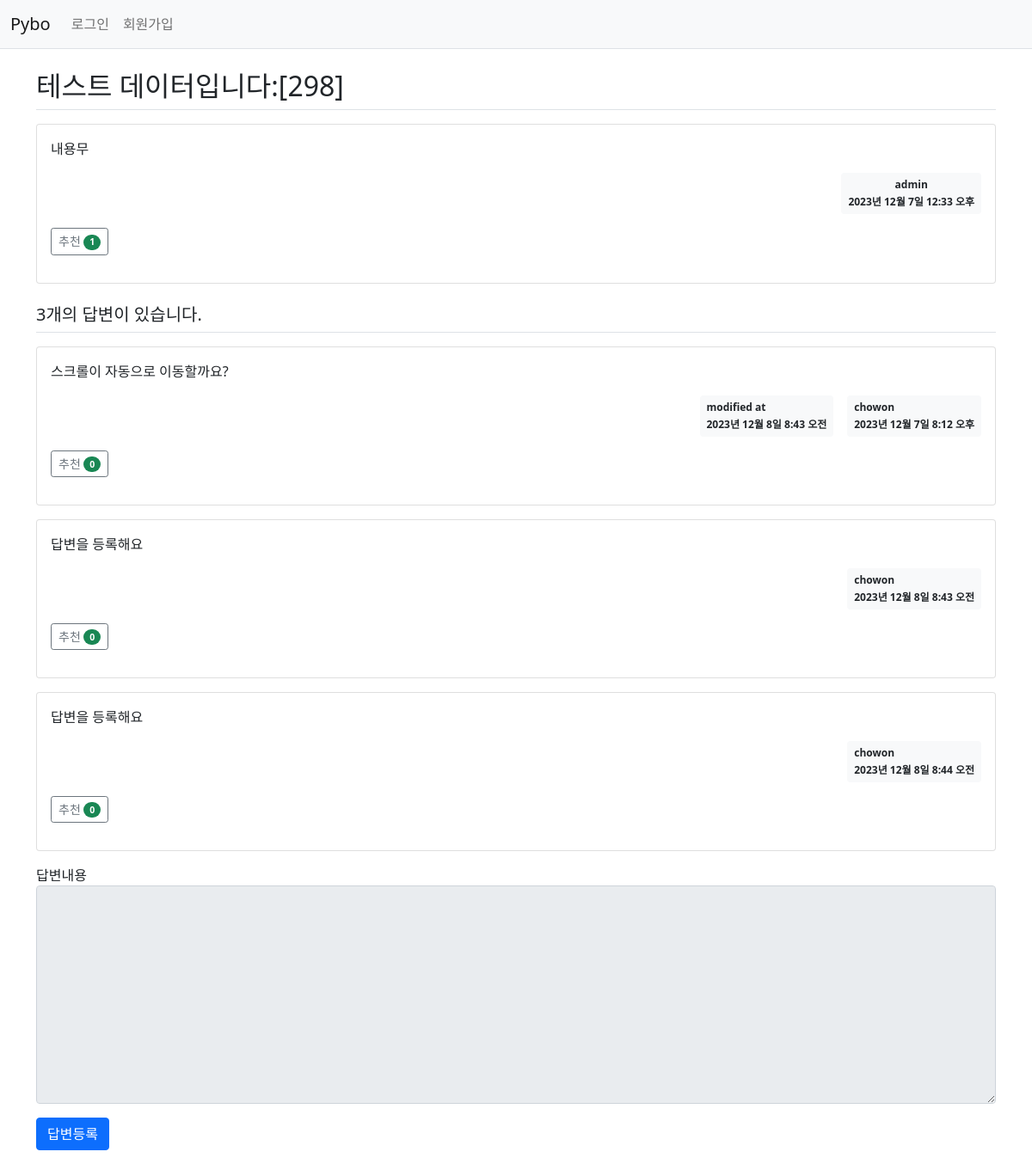
The page /pybo/303/ on the database its author committed.
### pybo/models.py (models this page shows, shortened)
class Question(models.Model):
    author = models.ForeignKey(User, on_delete=models.CASCADE, related_name='author_question')
    subject = models.CharField(max_length=200)
    content = models.TextField()
    create_date = models.DateTimeField()
    modify_date = models.DateTimeField(null=True, blank=True)
    voter = models.ManyToManyField(User, related_name='voter_question') # 추천인 추가

class Answer(models.Model):
    author = models.ForeignKey(User, on_delete=models.CASCADE, related_name='author_answer')
    question = models.ForeignKey(Question, on_delete = models.CASCADE)
    content = models.TextField()
    create_date = models.DateTimeField()
    modify_date = models.DateTimeField(null=True, blank=True)
    voter = models.ManyToManyField(User, related_name='voter_answer')

### pybo/views/base_views.py (the view)
def detail(request, question_id):
    question = get_object_or_404(Question, pk=question_id)
    context = {'question' : question}
    return render(request, 'pybo/question_detail.html', context)

### pybo/templatetags/pybo_filter.py (called while the page is built)
@register.filter
def mark(value):
    extensions = ["nl2br", "fenced_code"]
    return mark_safe(markdown.markdown(value, extensions=extensions))

### templates/pybo/question_detail.html (shortened to what this page needs)
{% extends 'base.html' %}
{% load pybo_filter %}
{% block content %}
<div class="container my-3">
    <h2 class="border-bottom py-2">{{question.subject}}</h2>
    <div class="card my-3">
        <div class="card-body">
            <div class="card-text">{{ question.content|mark }}</div>
            <div class="d-flex justify-content-end">
                <div class="badge bg-light text-dark p-2 text-strat">
                    <div class="mb-2">{{ question.author.username }}</div>
                    <div>{{ question.create_date }}</div>
                </div>
            </div>
            <div class="my-3">
                <a href="javascript:void(0)" data-uri="{% url 'pybo:question_vote' question.id  %}"
                class="recommend btn btn-sm btn-outline-secondary"> 추천
                 <span class="badge rounded-pill bg-success">{{question.voter.count}}</span>
                </a>
            </div>
        </div>
    </div>
    <h5 class="border-bottom my-3 py-2">{{ question.answer_set.count }}개의 답변이 있습니다.</h5>
    {% for answer in question.answer_set.all %}
    <div class="card my-3">
        <div class="card-body">
            <div class="card-text">{{ answer.content|mark }}</div>
            <div class="d-flex justify-content-end">
                {% if answer.modify_date %}
                <div class="badge bg-light text-dark p-2 text-start mx-3">
                    <div class="mb-2">modified at</div>
                    <div>{{ answer.modify_date }}</div>
                </div>
                {% endif %}
                <div class="badge bg-light text-dark p-2 text-start">
                    <div class="mb-2">{{ answer.author.username }}</div>
                    <div>{{ answer.create_date }}</div>
                </div>
            </div>
            <div class="my-3">
                <a href="javascript:void(0)" data-uri="{% url 'pybo:answer_vote' answer.id  %}"
               class="recommend btn btn-sm btn-outline-secondary"> 추천
                <span class="badge rounded-pill bg-success">{{answer.voter.count}}</span>
                </a>
            </div>
        </div>
    </div>
    {% endfor %}
    <form action="{% url 'pybo:answer_create' question.id %}" method="post" class="my-3">
        <div class="mb-3">
            <lable for="content" class="form-label">답변내용</lable>
            <textarea {% if not user.is_authenticated %}disabled{% endif %}
              name="content" id="content" class="form-control" rows="10"></textarea>
        </div>
        <input type="submit" value="답변등록" class="btn btn-primary">
    </form>
</div>
{% endblock %}

### rows shown on the page
Question: subject "테스트 데이터입니다:[298]", content|mark "내용무", author.username "admin", create_date "2023년 12월 7일 12:33 오후", voter.count "1", answer_set.count "3"
Answer: content|mark "스크롤이 자동으로 이동할까요?", modify_date "2023년 12월 8일 8:43 오전", author.username "chowon", create_date "2023년 12월 7일 8:12 오후", voter.count "0"
Answer: content|mark "답변을 등록해요", author.username "chowon", create_date "2023년 12월 8일 8:43 오전", voter.count "0"
Answer: content|mark "답변을 등록해요", author.username "chowon", create_date "2023년 12월 8일 8:44 오전", voter.count "0"
